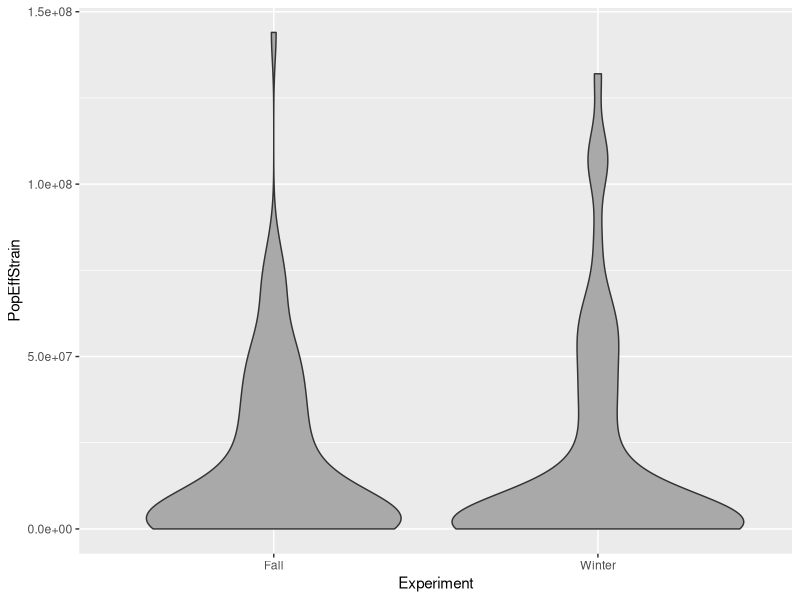

Generate this figure with R:
## ---- chunk 1
knitr::opts_chunk$set(tidy = FALSE, fig.height=4, echo=FALSE)
options(stringsAsFactors = FALSE)
library(dplyr)
library(ggplot2)
## ---- chunk 2
setwd("~/Dropbox/gradschool/Regus2014/data")
nodCulturing.df <- read.csv("Regus2014_TableS6.tsv", header= TRUE, sep="\t")
## ---- chunk 3
head(nodCulturing.df)
## ---- chunk 4
ggplot(nodCulturing.df, aes(x=Experiment, y=PopEffStrain)) + geom_violin(fill="darkgrey")
